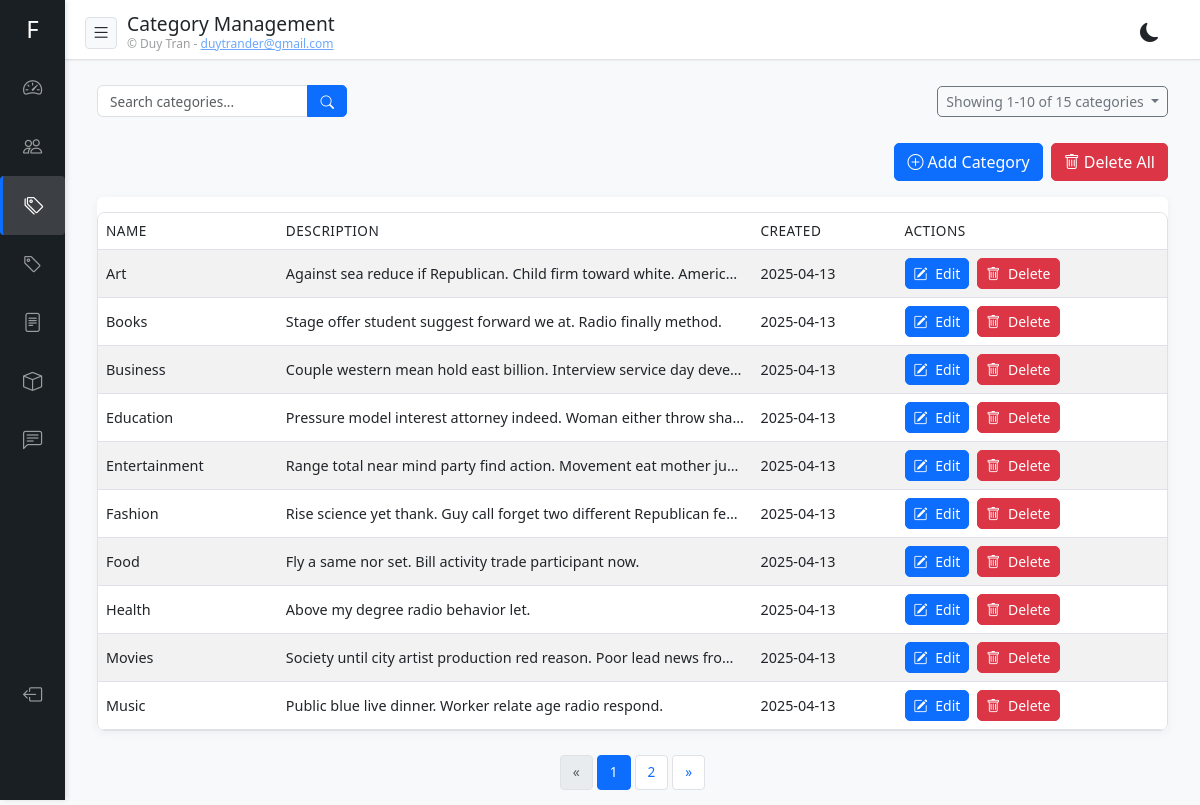
The page /admin/categories/ (signed in) on the database as committed earlier.
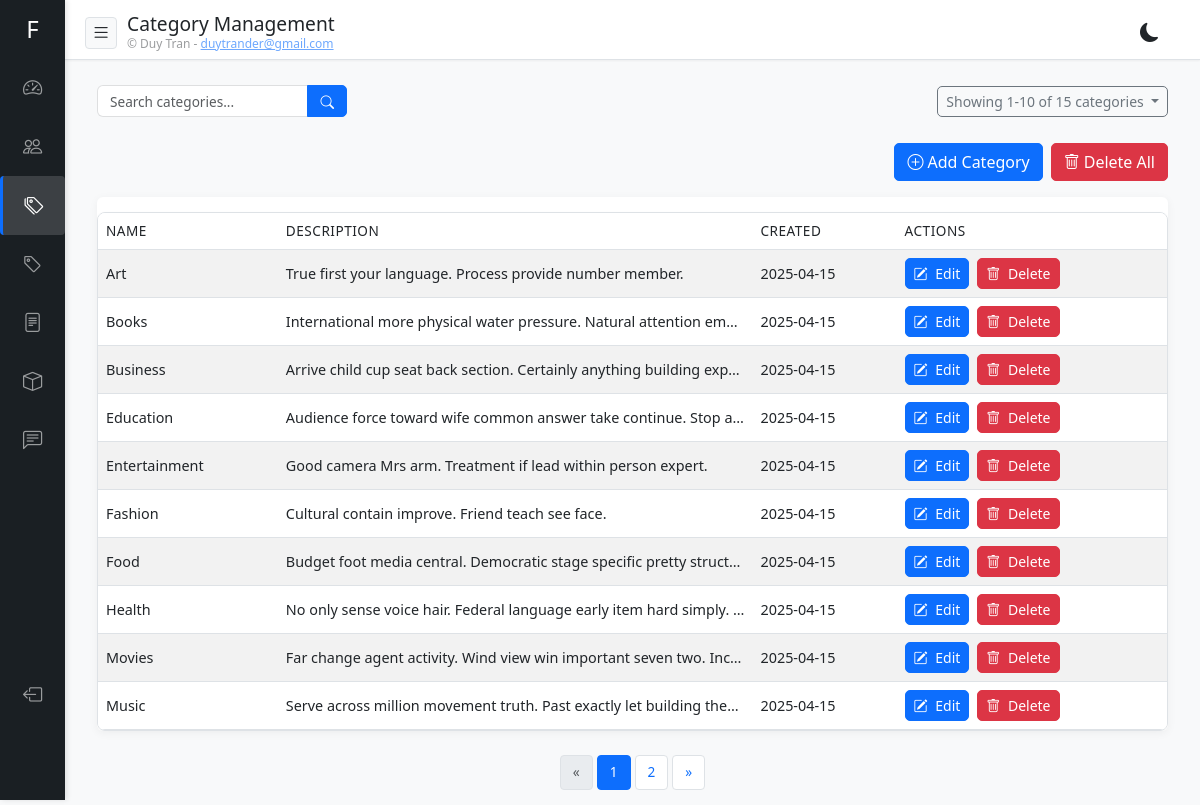
The same page on the database as committed later.
### app/models.py (models this page shows)
class CategoryBase(SQLModel):
    name: str = Field(max_length=100, index=True, unique=True)
    description: Optional[str] = None

class Category(CategoryBase, table=True):
    id: Optional[int] = Field(default=None, primary_key=True)
    created_at: datetime = Field(default_factory=datetime.utcnow)
    updated_at: datetime = Field(default_factory=datetime.utcnow, sa_column_kwargs={"onupdate": datetime.utcnow})
    articles: List["Article"] = Relationship(back_populates="category")

### app/routers/categories.py (the view)
@router.get("/", response_class=HTMLResponse)
async def admin_categories(
    request: Request,
    q: str = None,
    page: int = 1,
    page_size: int = 10,
    db: Session = Depends(get_db)
):
    user = await get_user_from_cookie(request, db)
    if not user or not user.is_superuser:
        return RedirectResponse(url="/admin/login", status_code=303)
    query = select(Category)
    if q:
        search_term = f"%{q}%"
        query = query.where(
            or_(
                Category.name.ilike(search_term),
                Category.description.ilike(search_term)
            )
        )
    count_query = select(func.count()).select_from(query.subquery())
    total_records = db.execute(count_query).scalar_one()
    total_pages = (total_records + page_size - 1) // page_size
    page = max(1, min(page, total_pages) if total_pages > 0 else 1)
    offset = (page - 1) * page_size
    paginated_query = query.order_by(Category.name).offset(offset).limit(page_size)
    categories = db.execute(paginated_query).scalars().all()
    return templates.TemplateResponse(
        "admin/categories/list.html",
        {
            "request": request,
            "user": user,
            "categories": categories,
            "query": q,
            "message": request.query_params.get("message"),
            "pagination": {
                "page": page,
                "page_size": page_size,
                "total_pages": total_pages,
                "total_records": total_records,
                "has_prev": page > 1,
                "has_next": page < total_pages
            }
        }
    )

### templates/admin/categories/list.html (shortened to what this page needs)
{% extends "admin/base.html" %}  {% block header_title %}Category Management{% endblock %} {%
block content %}
<div class="container-fluid">
  <div class="row mb-3">
    <div class="col-12 col-md-6 mb-3 mb-md-0">
      <form action="/admin/categories" method="get" class="search-form d-flex">
        <div class="input-group">
          <input
            type="text"
            name="q"
            class="form-control"
            placeholder="Search categories..."
            value="{{ query or '' }}"
          />
          <button class="btn btn-primary" type="submit">
            <i class="bi bi-search"></i>
          </button>
        </div>
      </form>
    </div>
    <div
      class="col-12 col-md-6 d-flex justify-content-md-end align-items-center mt-2 mt-md-0"
    >
      {% set item_name = 'categories' %} {% set url_path = '/admin/categories'
      %} {% include "admin/components/pagination_info.html" %}
    </div>
  </div>
  <div class="row">
    <div class="col-12">
       {% if categories %}
      <div class="d-flex justify-content-end mb-3 gap-2">
        <a href="/admin/categories/add" class="btn btn-primary">
          <i class="bi bi-plus-circle me-1"></i><span>Add Category</span>
        </a>
        {% if categories and categories|length > 0 %}
        <a href="/admin/categories/delete-all" class="btn btn-danger">
          <i class="bi bi-trash me-1"></i><span>Delete All</span>
        </a>
        {% endif %}
      </div>
      <div class="d-none d-lg-block mb-4">
        <div class="card">
          <div class="card-body">
            <div class="table-responsive">
              <table class="table table-striped table-hover">
                <thead>
                  <tr>
                    <th>Name</th>
                    <th>Description</th>
                    <th>Created</th>
                    <th>Actions</th>
                  </tr>
                </thead>
                <tbody>
                  {% for category in categories %}
                  <tr>
                    <td>{{ category.name }}</td>
                    <td
                      class="text-truncate"
                      style="max-width: 300px"
                      title="{{ category.description }}"
                    >
                      {{ category.description or '-' }}
                    </td>
                    <td>{{ category.created_at.strftime('%Y-%m-%d') }}</td>
                    <td>
                      <div class="d-flex gap-2">
                        <a
                          href="/admin/categories/{{ category.id }}/edit"
                          class="btn btn-sm btn-primary"
                          title="Edit"
                        >
                          <i class="bi bi-pencil-square"></i>
                          <span class="d-none d-md-inline-block ms-1"
                            >Edit</span
                          >
                        </a>
                        <button
                          type="button"
                          class="btn btn-sm btn-danger"
                          data-bs-toggle="modal"
                          data-bs-target="#deleteModal{{ category.id }}"
                          title="Delete"
                        >
                          <i class="bi bi-trash"></i>
                          <span class="d-none d-md-inline-block ms-1"
                            >Delete</span
                          >
                        </button>
                      </div>
                    </td>
                  </tr>
                  {% endfor %}
                </tbody>
              </table>
            </div>
          </div>
        </div>
      </div>
       {% else %}
      <div class="alert alert-info mb-0" role="alert">
        No categories found.
        <a href="/admin/categories/add" class="alert-link">Create a new one</a>
      </div>
      {% endif %}
      <div class="pagination-container">
        {% set url_path = '/admin/categories' %} {% include
        "admin/components/pagination.html" %}
      </div>
    </div>
  </div>
</div>
{% endblock %}

Rows that differ between the two databases and show on the page:
changed Category "Art": description "Against sea reduce if Republican. Child firm toward white. Americ…" → "True first your language. Process provide number member."; created_at "2025-04-13" → "2025-04-15"
changed Category "Books": description "Stage offer student suggest forward we at. Radio finally method." → "International more physical water pressure. Natural attention em…"; created_at "2025-04-13" → "2025-04-15"
changed Category "Business": description "Couple western mean hold east billion. Interview service day deve…" → "Arrive child cup seat back section. Certainly anything building exp…"; created_at "2025-04-13" → "2025-04-15"
changed Category "Education": description "Pressure model interest attorney indeed. Woman either throw sha…" → "Audience force toward wife common answer take continue. Stop a…"; created_at "2025-04-13" → "2025-04-15"
changed Category "Entertainment": description "Range total near mind party find action. Movement eat mother ju…" → "Good camera Mrs arm. Treatment if lead within person expert."; created_at "2025-04-13" → "2025-04-15"
changed Category "Fashion": description "Rise science yet thank. Guy call forget two different Republican fe…" → "Cultural contain improve. Friend teach see face."; created_at "2025-04-13" → "2025-04-15"
changed Category "Food": description "Fly a same nor set. Bill activity trade participant now." → "Budget foot media central. Democratic stage specific pretty struct…"; created_at "2025-04-13" → "2025-04-15"
changed Category "Health": description "Above my degree radio behavior let." → "No only sense voice hair. Federal language early item hard simply.…"; created_at "2025-04-13" → "2025-04-15"
changed Category "Movies": description "Society until city artist production red reason. Poor lead news fro…" → "Far change agent activity. Wind view win important seven two. Inc…"; created_at "2025-04-13" → "2025-04-15"
changed Category "Music": description "Public blue live dinner. Worker relate age radio respond." → "Serve across million movement truth. Past exactly let building the…"; created_at "2025-04-13" → "2025-04-15"
